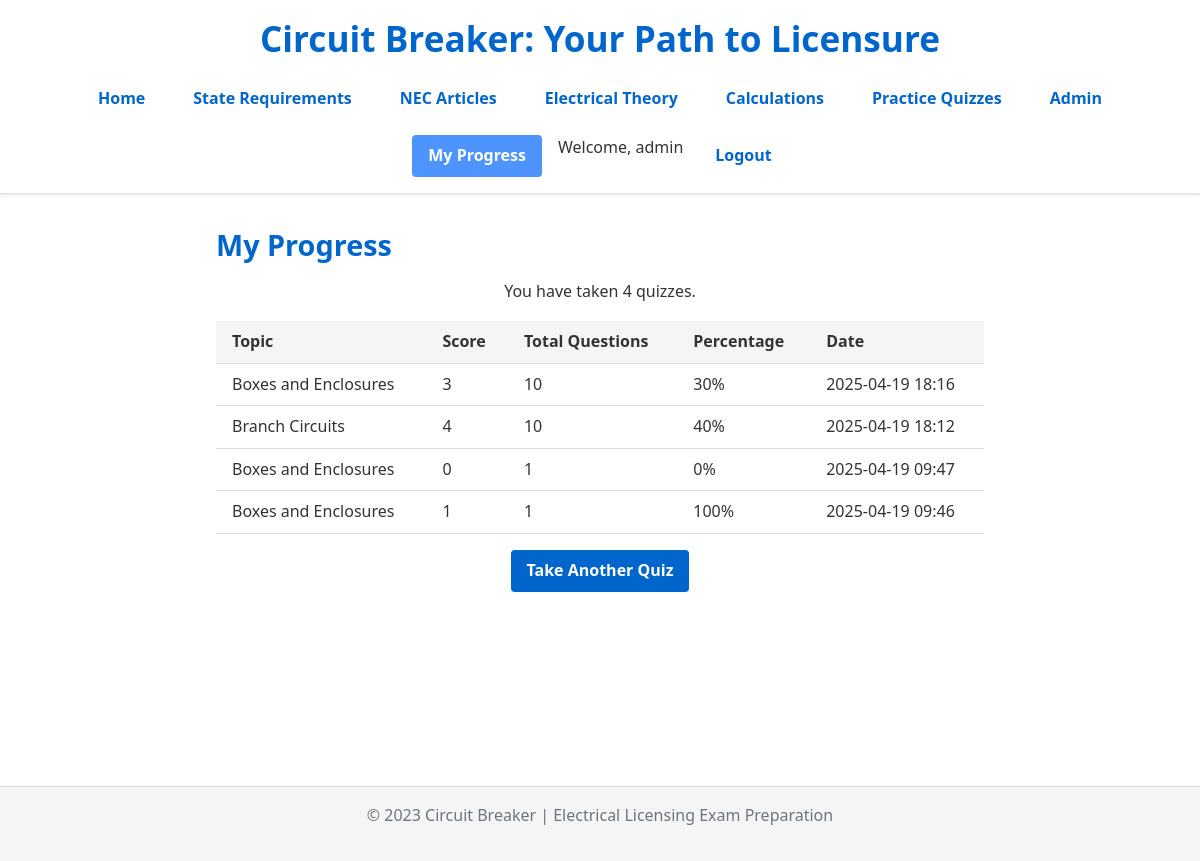
The page /my_progress/ (signed in) on the database its author committed.
### models.py (models this page shows, shortened)
class User(db.Model, UserMixin):
    id = db.Column(db.Integer, primary_key=True)
    username = db.Column(db.String(80), unique=True, nullable=False)
    email = db.Column(db.String(120), unique=True, nullable=False)
    password_hash = db.Column(db.String(200), nullable=False)
    date_registered = db.Column(db.DateTime, default=datetime.datetime.utcnow)

class QuizResult(db.Model):
    id = db.Column(db.Integer, primary_key=True)
    user_id = db.Column(db.Integer, db.ForeignKey('user.id'), nullable=False)
    topic = db.Column(db.String(100), nullable=False)
    score = db.Column(db.Integer, nullable=False)
    total_questions = db.Column(db.Integer, nullable=False)
    timestamp = db.Column(db.DateTime, nullable=False, default=datetime.datetime.utcnow)
    user = db.relationship('User', backref=db.backref('quiz_results', lazy=True))

### app.py (the view)
    @app.route('/my_progress/')
    @login_required
    def my_progress():
        results = QuizResult.query.filter_by(user_id=current_user.id).order_by(QuizResult.timestamp.desc()).all()
        return render_template('my_progress.html', results=results)

### templates/my_progress.html (shortened to what this page needs)
{% extends "base.html" %}  {% block content %}
<div class="progress-container">
  <h2>My Progress</h2>
  {% if results %}
  <div class="progress-summary">
    <p>
      You have taken {{ results|length }} quiz{{ 'zes' if results|length != 1
      else '' }}.
    </p>
  </div>
  <div class="progress-table-container">
    <table class="progress-table">
      <thead>
        <tr>
          <th>Topic</th>
          <th>Score</th>
          <th>Total Questions</th>
          <th>Percentage</th>
          <th>Date</th>
        </tr>
      </thead>
      <tbody>
        {% for result in results %}
        <tr>
          <td>{{ result.topic }}</td>
          <td>{{ result.score }}</td>
          <td>{{ result.total_questions }}</td>
          <td>
            {{ (result.score / result.total_questions * 100)|round|int }}%
          </td>
          <td>{{ result.timestamp.strftime('%Y-%m-%d %H:%M') }}</td>
        </tr>
        {% endfor %}
      </tbody>
    </table>
  </div>
  <div class="quiz-links">
    <a href="{{ url_for('quiz_launcher') }}" class="button"
      >Take Another Quiz</a
    >
  </div>
  {% endif %}
</div>
{% endblock %}

### templates/base.html (shortened to what this page needs)
<!DOCTYPE html>
<html lang="en">
  <head>
    <link
      rel="stylesheet"
      href="{{ url_for('static', filename='css/style.css') }}"
    />
  </head>
  <body>
    <header>
      <div class="container">
        <h1>Circuit Breaker: Your Path to Licensure</h1>
        <nav>
          <ul>
            <li><a href="{{ url_for('home') }}" {% if request.path == url_for('home') %}class="active"{% endif %}>Home</a></li>
            <li><a href="{{ url_for('states_list') }}" {% if request.path.startswith('/states') %}class="active"{% endif %}>State Requirements</a></li>
            <li><a href="{{ url_for('nec_articles_list') }}" {% if request.path.startswith('/nec_articles') %}class="active"{% endif %}>NEC Articles</a></li>
            <li><a href="{{ url_for('theory_list') }}" {% if request.path.startswith('/theory') %}class="active"{% endif %}>Electrical Theory</a></li>
            <li><a href="{{ url_for('calculations_list') }}" {% if request.path.startswith('/calculations') %}class="active"{% endif %}>Calculations</a></li>
            <li><a href="{{ url_for('quiz_launcher') }}" {% if request.path.startswith('/quiz') %}class="active"{% endif %}>Practice Quizzes</a></li>
            {% if current_user.is_authenticated %}
              {% if current_user.username == 'admin' %}
              <li><a href="{{ url_for('admin.dashboard') }}" {% if request.path.startswith('/admin') %}class="active"{% endif %}>Admin</a></li>
              {% endif %}
              <li><a href="{{ url_for('my_progress') }}" {% if request.path.startswith('/my_progress') %}class="active"{% endif %}>My Progress</a></li>
              <li>Welcome, {{ current_user.username }}</li>
              <li><a href="{{ url_for('logout') }}">Logout</a></li>
            {% else %}
              <li><a href="{{ url_for('login') }}" {% if request.path == url_for('login') %}class="active"{% endif %}>Login</a></li>
              <li><a href="{{ url_for('register') }}" {% if request.path == url_for('register') %}class="active"{% endif %}>Register</a></li>
            {% endif %}
          </ul>
        </nav>
      </div>
    </header>
    <main>
      <div class="container">
        {% block content %}{% endblock %}
      </div>
    </main>
    <footer>
      <div class="container">
        <p>&copy; 2023 Circuit Breaker | Electrical Licensing Exam Preparation</p>
      </div>
    </footer>
  </body>
</html>

### static/css/style.css (style rules this page uses)
* { margin: 0; padding: 0; box-sizing: border-box; }
:root { --primary: #0066cc; --primary-dark: #0055aa; --primary-light: #4d94ff; --secondary: #6c757d; --dark: #333333; --light: #f5f5f5; --lighter: #ffffff; --border: #dddddd; --success: #28a745; --error: #dc3545; --warning: #ffc107; --info: #17a2b8; --body-font: "Segoe UI", Arial, sans-serif; --heading-font: "Segoe UI", Arial, sans-serif; --spacing-xs: 0.25rem; --spacing-sm: 0.5rem; --spacing: 1rem; --spacing-md: 1.5rem; --spacing-lg: 2rem; --spacing-xl: 3rem; --border-radius: 4px; --box-shadow: 0 2px 5px rgba(0, 0, 0, 0.1); }
body { font-family: var(--body-font); line-height: 1.6; color: var(--dark); background-color: var(--lighter); font-size: 16px; }
h1, h2, h3, h4, h5, h6 { font-family: var(--heading-font); font-weight: 600; line-height: 1.3; margin-bottom: var(--spacing); color: var(--primary); }
h1 { font-size: 2.2rem; }
h2 { font-size: 1.8rem; }
p { margin-bottom: var(--spacing); }
a { color: var(--primary); text-decoration: none; transition: color 0.2s ease; }
ul, ol { margin-bottom: var(--spacing); padding-left: var(--spacing-lg); }
li { margin-bottom: var(--spacing-sm); }
.container { max-width: 1200px; margin: 0 auto; padding: 0 var(--spacing); }
main { min-height: 70vh; padding: var(--spacing) 0; }
header { background-color: var(--lighter); border-bottom: 1px solid var(--border); padding: var(--spacing) 0; box-shadow: 0 1px 3px rgba(0, 0, 0, 0.1); }
header h1 { text-align: center; margin-bottom: var(--spacing); }
nav ul { display: flex; flex-wrap: wrap; justify-content: center; gap: var(--spacing); list-style: none; padding: 0; margin: 0; margin-top: var(--spacing); }
nav ul li { margin-bottom: 0; }
nav ul li a { display: block; padding: var(--spacing-sm) var(--spacing); font-weight: 600; color: var(--primary); border-radius: var(--border-radius); transition: all 0.2s ease; }
nav ul li a:hover, nav ul li a.active { background-color: var(--primary-light); color: white; text-decoration: none; }
footer { background-color: var(--light); text-align: center; padding: var(--spacing) 0; border-top: 1px solid var(--border); margin-top: var(--spacing-lg); color: var(--secondary); }
.button, button, input[type="submit"], input[type="button"] { display: inline-block; padding: var(--spacing-sm) var(--spacing); background-color: var(--primary); color: white; border: none; border-radius: var(--border-radius); cursor: pointer; font-size: 1rem; font-weight: 600; text-align: center; text-decoration: none; transition: background-color 0.2s ease; }
table { width: 100%; border-collapse: collapse; border-spacing: 0; }
th, td { padding: var(--spacing-sm) var(--spacing); border-bottom: 1px solid var(--border); text-align: left; }
th { background-color: var(--light); font-weight: 600; color: var(--dark); }
.progress-container { max-width: 800px; margin: 0 auto; padding: var(--spacing); }
.progress-summary { margin-bottom: var(--spacing); text-align: center; }
.progress-table-container { margin-bottom: var(--spacing); overflow-x: auto; }
.quiz-links { text-align: center; margin-top: var(--spacing); }

### rows shown on the page
User: username "admin"
QuizResult: topic "Boxes and Enclosures", score "3", total_questions "10", (result.score/result.total_questions*100)|round|int "30", timestamp "2025-04-19 18:16"
QuizResult: topic "Branch Circuits", score "4", total_questions "10", (result.score/result.total_questions*100)|round|int "40", timestamp "2025-04-19 18:12"
QuizResult: topic "Boxes and Enclosures", score "0", total_questions "1", (result.score/result.total_questions*100)|round|int "0", timestamp "2025-04-19 09:47"
QuizResult: topic "Boxes and Enclosures", score "1", total_questions "1", (result.score/result.total_questions*100)|round|int "100", timestamp "2025-04-19 09:46"

### other values the page prints
{{ results|length }} "4"
{{ 'zes' if results|length != 1
      else '' }} "zes"
